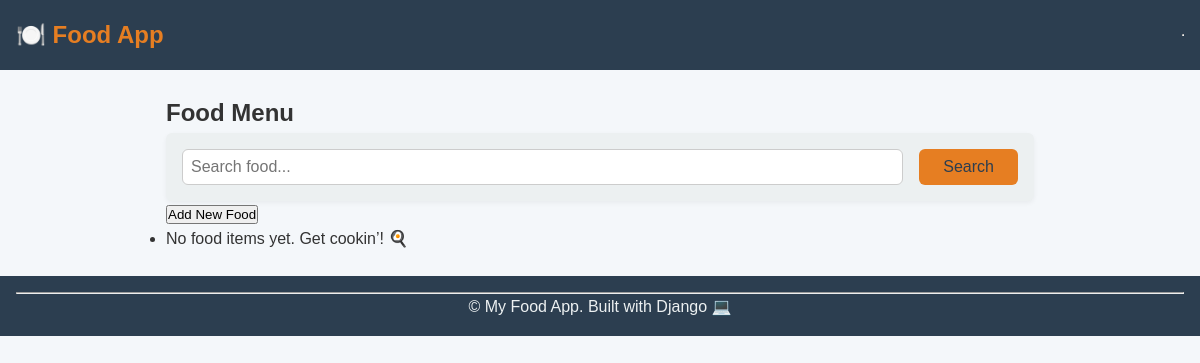
The page /search/ on the database as committed earlier.
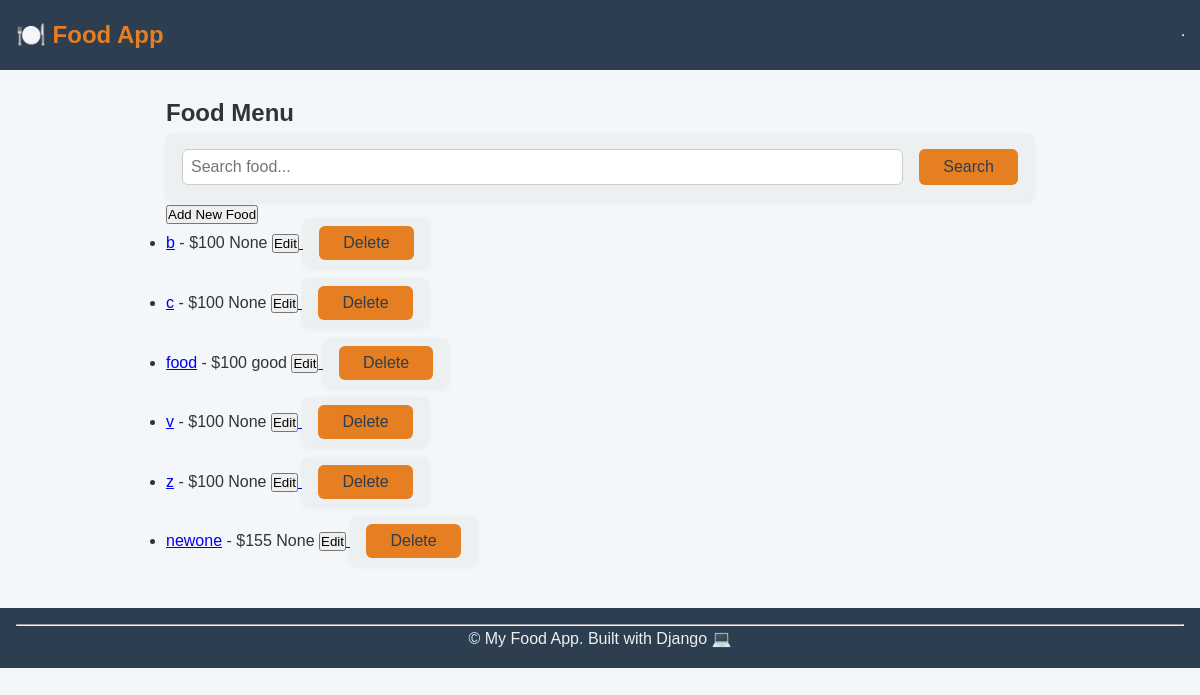
The same page on the database as committed later.
### foods/models.py (models this page shows, shortened)
class Food(models.Model):
    name = models.CharField(max_length=100)
    price = models.IntegerField(default=100)
    description = models.TextField(default='None')
    class Meta:
        ordering = ['price', 'name']

### foods/views.py (the view)
# urls.py: path('search/', views.FoodSearchView.as_view(), name='food_search')
class FoodSearchView(ListView):
    model = Food
    template_name = 'actions/food_list.html'
    context_object_name = 'foods'
    paginate_by = 10
    def get_queryset(self):
        query = self.request.GET.get('q', '')
        if query:
            return Food.objects.filter(
                Q(name__icontains=query) | Q(description__icontains=query)
            )
        return Food.objects.all()

### templates/actions/food_list.html (shortened to what this page needs)
{% extends 'base.html' %}
{% block content %}
<h2>Food Menu</h2>
<form method="get" action="{% url 'food_search' %}">
    <input type="text" name="q" value="{{ query }}" placeholder="Search food..." aria-label="Search food">
    <button type="submit">Search</button>
</form>
<a href="{% url 'food_create' %}">
    <button>Add New Food</button>
</a>
<ul>
    {% for food in foods %}
    <li>
        <a href="{% url 'food_detail' food.pk %}">{{ food.name }}</a> - ${{ food.price }}
        {{ food.description }}
        <a href="{% url 'food_update' food.pk %}">
            <button type="button">Edit</button>
        </a>
        <form method="post" action="{% url 'food_delete' food.pk %}" style="display:inline;">
            <button type="submit" onclick="return confirm('Delete {{ food.name }}?')">Delete</button>
        </form>
        <br><br>
    </li>
    {% empty %}
    <li>No food items yet. Get cookin’! 🍳</li>
    {% endfor %}
</ul>
{% endblock %}

Rows that differ between the two databases and show on the page:
added Food: name "b", price "100", description "None"
added Food: name "c", price "100", description "None"
added Food: name "food", price "100", description "good"
added Food: name "v", price "100", description "None"
added Food: name "z", price "100", description "None"
added Food: name "newone", price "155", description "None"
Other text that changed with them:
text no longer shown: "No food items yet. Get cookin’! 🍳"
